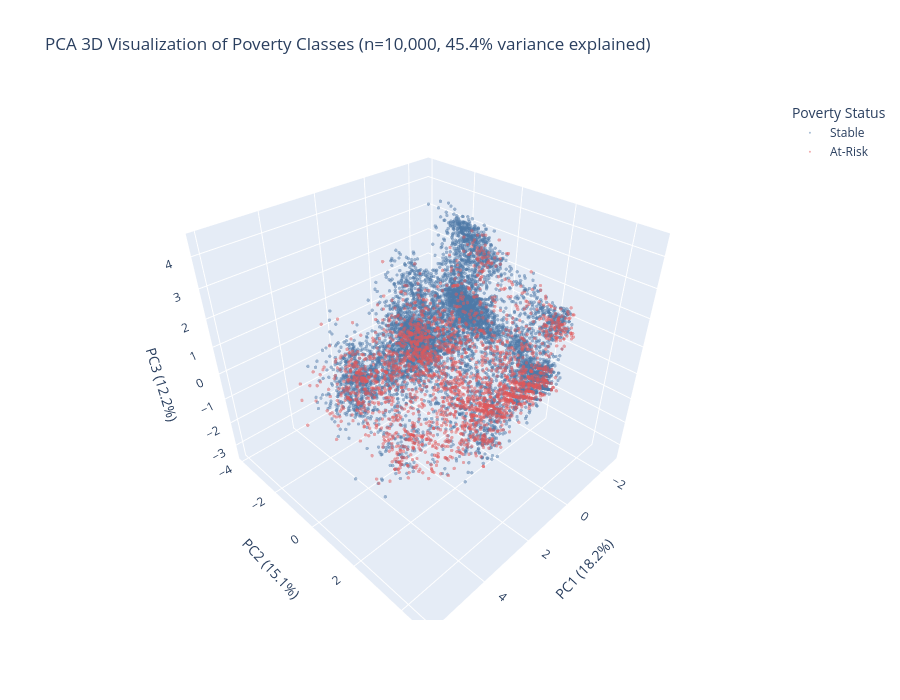

This figure's notebook cell:
### Code cell
# 3D Interactive Scatter Plot with Plotly
fig_3d = px.scatter_3d(
    pca_sample,
    x='PC1', y='PC2', z='PC3',
    color='Poverty_Status',
    color_discrete_map={'Stable': '#4e79a7', 'At-Risk': '#e15759'},
    opacity=0.5,
    title=f'PCA 3D Visualization of Poverty Classes (n={sample_size:,}, {pca.explained_variance_ratio_.sum()*100:.1f}% variance explained)',
    labels={'PC1': f'PC1 ({pca.explained_variance_ratio_[0]*100:.1f}%)',
            'PC2': f'PC2 ({pca.explained_variance_ratio_[1]*100:.1f}%)',
            'PC3': f'PC3 ({pca.explained_variance_ratio_[2]*100:.1f}%)'},
    width=900,
    height=700
)

fig_3d.update_traces(marker=dict(size=2))
fig_3d.update_layout(
    legend_title_text='Poverty Status',
    scene=dict(
        xaxis_title=f'PC1 ({pca.explained_variance_ratio_[0]*100:.1f}%)',
        yaxis_title=f'PC2 ({pca.explained_variance_ratio_[1]*100:.1f}%)',
        zaxis_title=f'PC3 ({pca.explained_variance_ratio_[2]*100:.1f}%)'
    )
)
fig_3d.show()

### Figure 1 — Plotly figure (JSON) as saved in the notebook; plotly's stock layout.template omitted (floating-point values rounded to 4 significant figures; data arrays with more than 128 entries replaced by an {"elided": "..."} marker saying what was removed)
{"data": [{"hovertemplate": "Poverty_Status=Stable<br>PC1 (18.2%)=%{x}<br>PC2 (15.1%)=%{y}<br>PC3 (12.2%)=%{z}<extra></extra>", "legendgroup": "Stable", "marker": {"color": "#4e79a7", "opacity": 0.5, "size": 2, "symbol": "circle"}, "mode": "markers", "name": "Stable", "scene": "scene", "showlegend": true, "type": "scatter3d", "x": {"elided": "7714 float values"}, "y": {"elided": "7714 float values"}, "z": {"elided": "7714 float values"}}, {"hovertemplate": "Poverty_Status=At-Risk<br>PC1 (18.2%)=%{x}<br>PC2 (15.1%)=%{y}<br>PC3 (12.2%)=%{z}<extra></extra>", "legendgroup": "At-Risk", "marker": {"color": "#e15759", "opacity": 0.5, "size": 2, "symbol": "circle"}, "mode": "markers", "name": "At-Risk", "scene": "scene", "showlegend": true, "type": "scatter3d", "x": {"elided": "2286 float values"}, "y": {"elided": "2286 float values"}, "z": {"elided": "2286 float values"}}], "layout": {"height": 700, "legend": {"title": {"text": "Poverty Status"}, "tracegroupgap": 0}, "scene": {"domain": {"x": [0, 1], "y": [0, 1]}, "xaxis": {"title": {"text": "PC1 (18.2%)"}}, "yaxis": {"title": {"text": "PC2 (15.1%)"}}, "zaxis": {"title": {"text": "PC3 (12.2%)"}}}, "title": {"text": "PCA 3D Visualization of Poverty Classes (n=10,000, 45.4% variance explained)"}, "width": 900}}
